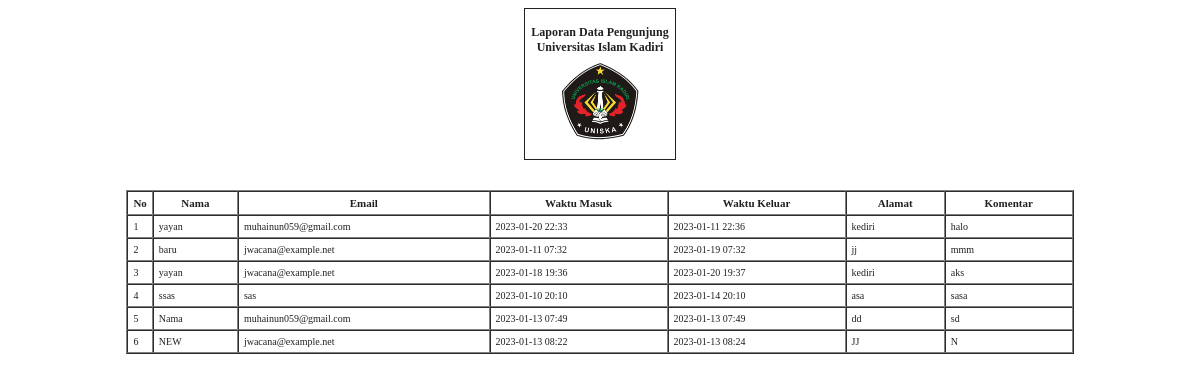
Page /act-laporan.php on the committed database.
### tables this page shows
CREATE TABLE `pengunjung` (
  `id_pengunjung` int(11) NOT NULL,
  `nama` varchar(128) NOT NULL,
  `email` varchar(128) NOT NULL,
  `jam_masuk` datetime(6) NOT NULL DEFAULT current_timestamp(6) ON UPDATE current_timestamp(6),
  `jam_keluar` datetime(6) NOT NULL DEFAULT current_timestamp(6),
  `alamat` varchar(100) NOT NULL,
  `komentar` varchar(128) NOT NULL
);

### act-laporan.php (the view, shortened to what this page needs)
<?php
	include 'koneksi.php';
?>
			<center>
				<div id="box">
					<h4><strong>Laporan Data Pengunjung
							Universitas Islam Kadiri
						</strong></h4>
							<img src="assets/img/logo1.png">
				</div>
			</center>
			<center>
			<table id="table" border="1" cellspacing="0" cellpadding="5" width="80%">
				<thead>
					<tr>
						<th width="1">No</th>
						<th>Nama</th>
						<th>Email</th>
						<th>Waktu Masuk</th>
						<th>Waktu Keluar</th>
						<th>Alamat</th>
						<th>Komentar</th>
					</tr>
				</thead>
				<tbody>
					<?php
					$no = 1 ;
						if (isset($_GET['tanggal'])) {
							$tgl = $_GET['tanggal'];
							$sql = mysqli_query($host,"SELECT * FROM pengunjung WHERE DATE(jam_masuk)='$tgl'");
						}else{
							$sql = mysqli_query($host,"SELECT * FROM pengunjung ");
						}
							while($data = mysqli_fetch_array($sql)){?>
					<tr>
						<td width="1"><?php echo $no++; ?></td>
						<td><?php echo $data['nama']?></td>
						<td><?php echo $data['email']?></td>
						<td><?php echo substr($data['jam_masuk'],0,16);?></td>
						<td><?php echo substr($data['jam_keluar'],0,16);?></td>
						<td><?php echo $data['alamat']?></td>
						<td><?php echo $data['komentar']?></td>
					</tr>
				<?php } ?>
				</tbody>
			</table>
			</center>

### act-laporan.php (style rules this page uses)
#table tr th { font-size: 11px; }
#table tr td { font-size: 10px; }
#box { width: 150px; height: 150px; border : solid 1px; margin-bottom: 30px; }
img { width: 80px; height: 80px; margin-top: -10px; }

### rows in the picture
pengunjung: nama "yayan", email "muhainun059@gmail.com", jam_masuk "2023-01-20 22:33", jam_keluar "2023-01-11 22:36", alamat "kediri", komentar "halo"
pengunjung: nama "baru", email "jwacana@example.net", jam_masuk "2023-01-11 07:32", jam_keluar "2023-01-19 07:32", alamat "jj", komentar "mmm"
pengunjung: nama "yayan", email "jwacana@example.net", jam_masuk "2023-01-18 19:36", jam_keluar "2023-01-20 19:37", alamat "kediri", komentar "aks"
pengunjung: nama "ssas", email "sas", jam_masuk "2023-01-10 20:10", jam_keluar "2023-01-14 20:10", alamat "asa", komentar "sasa"
pengunjung: nama "Nama", email "muhainun059@gmail.com", jam_masuk "2023-01-13 07:49", jam_keluar "2023-01-13 07:49", alamat "dd", komentar "sd"
pengunjung: nama "NEW", email "jwacana@example.net", jam_masuk "2023-01-13 08:22", jam_keluar "2023-01-13 08:24", alamat "JJ", komentar "N"
